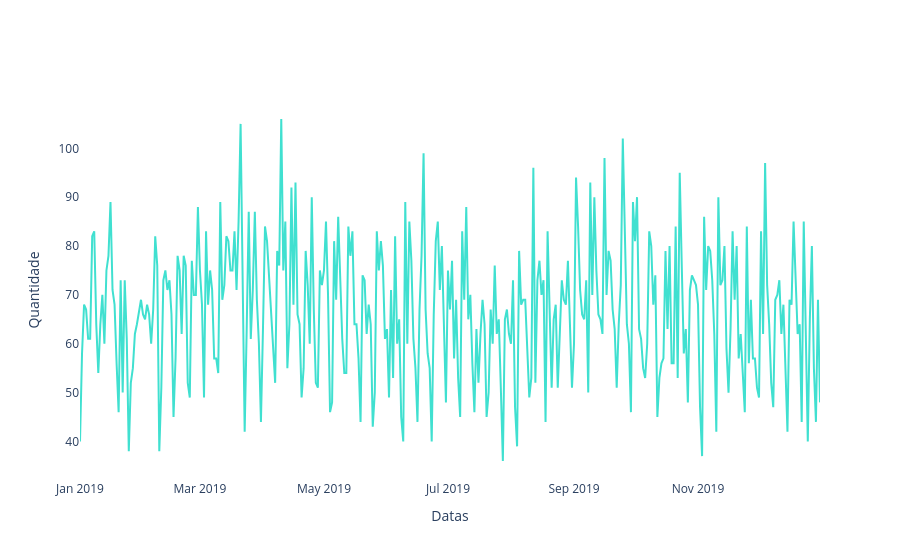

Notebook cell for this chart:
### Markdown cell above
## Nascimentos no ano de 2019

### Code cell
nascimentos = df.groupby('DTNASC')['DTNASC'].count().to_dict()
line_graphic([nascimentos], 'Quantidade', 'Datas', ['turquoise'], ['Nascimentos'])

### Figure 1 — Plotly figure (JSON) as saved in the notebook; plotly's stock layout.template omitted (floating-point values rounded to 4 significant figures; data arrays with more than 128 entries replaced by an {"elided": "..."} marker saying what was removed)
{"data": [{"line": {"color": "turquoise"}, "mode": "lines", "name": "Nascimentos", "type": "scatter", "x": {"elided": "365 str values"}, "y": {"elided": "365 int values"}}], "layout": {"plot_bgcolor": "white", "xaxis": {"title": {"text": "Datas"}}, "yaxis": {"title": {"text": "Quantidade"}}}}
